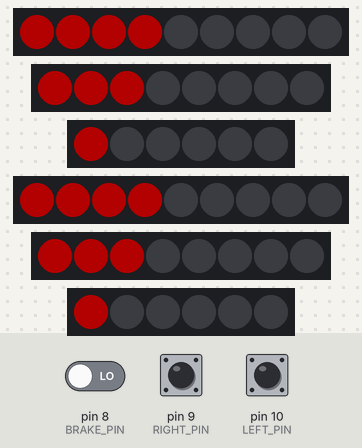
Simulated run of this sketch. Board: Arduino Uno, built with avr-gcc and run on an emulated ATmega328P. Shown: 2 × 9 RGB LEDs in strip order, left to right, 2 × 8 RGB LEDs in strip order, left to right, 2 × 6 RGB LEDs in strip order, left to right. The inputs (shaded band) are chosen by the test bench; at power-on: pin 9 (RIGHT_PIN) LOW, pin 8 (BRAKE_PIN) LOW, pin 10 (LEFT_PIN) LOW. Dim RGB values are drawn brighter than linear.

Above: at 5.5 s.
5.6 s: pin 9 (RIGHT_PIN) pulled HIGH for 0.15 s
At 6.23 s:
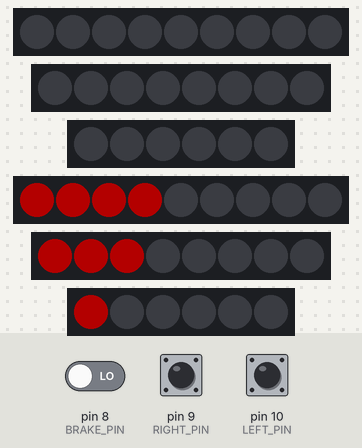
6.3 s: pin 8 (BRAKE_PIN) driven HIGH
At 7.4 s:
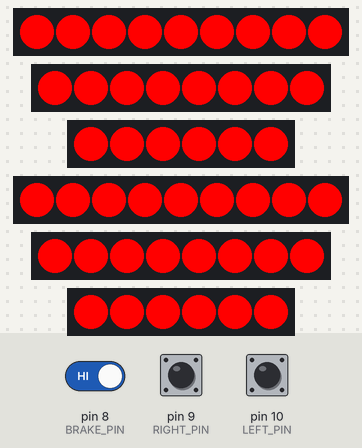
8.2 s: pin 10 (LEFT_PIN) pulled HIGH for 0.15 s
At 8.46 s:
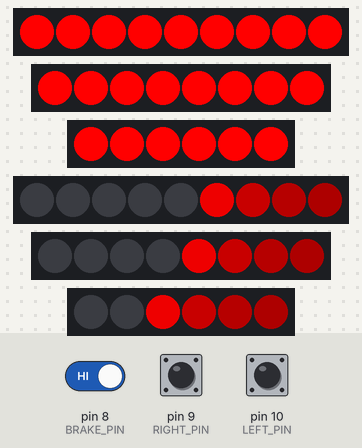
8.9 s: pin 9 (RIGHT_PIN) pulled HIGH for 1 s
At 10.3 s:
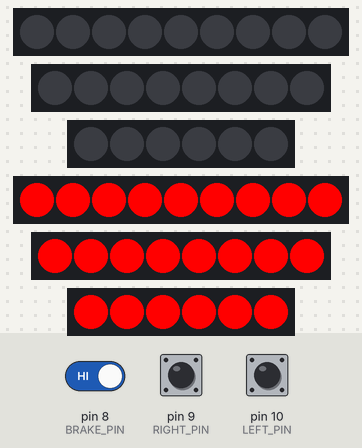
11.4 s: pin 9 (RIGHT_PIN) pulled HIGH for 0.15 s
At 11.58 s:
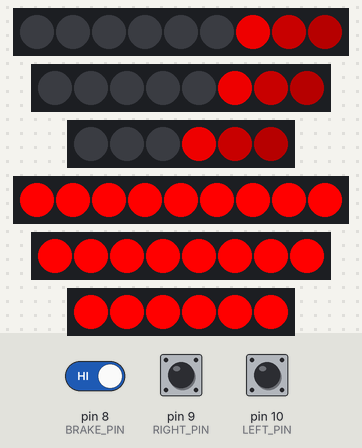
12.1 s: pin 10 (LEFT_PIN) pulled HIGH for 1 s
At 13.7 s:
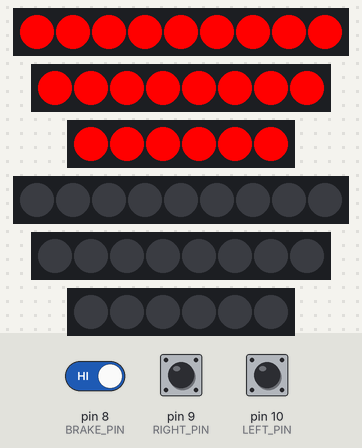
Timing chart, 0 to 15.6 s (numbered marks = the images above; inputs shaded):
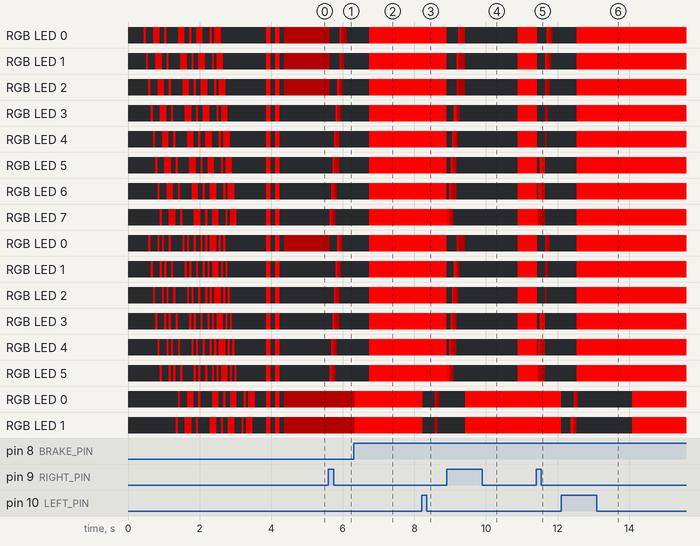

The sketch:

ledstrip_v2.ino
```cpp
#include <FastLED.h>

// =========================
// LED STRIP CONFIG
// =========================
#define LED_TYPE WS2812B
#define COLOR_ORDER GRB

// Right side strips
#define PIN_R9 2
#define PIN_R8 4
#define PIN_R6 6

// Left side strips
#define PIN_L9 3
#define PIN_L8 5
#define PIN_L6 7

// Inputs
#define BRAKE_PIN 8
#define RIGHT_PIN 9
#define LEFT_PIN 10

// Define LED strip lengths
#define LEN9 9
#define LEN8 8
#define LEN6 6

#define cometLength 4

// =========================
// BRIGHTNESS DEFINITION
// =========================
uint8_t RUN_BRIGHT   = 120;
uint8_t BRAKE_BRIGHT = 200;
uint8_t TURN_BRIGHT  = 200;

// =========================
// STRIPS DEFINITION
// =========================
CRGB r9[LEN9], r8[LEN8], r6[LEN6];
CRGB l9[LEN9], l8[LEN8], l6[LEN6];

// =========================
// INPUT FILTER
// =========================
struct Inp {
  uint8_t pin;
  bool state, last;
  unsigned long t;
};
//===================================
// SETTING INITIAL VALUES
//===================================
Inp brake = {BRAKE_PIN,false,false,0};
Inp leftI = {LEFT_PIN,false,false,0};
Inp rightI= {RIGHT_PIN,false,false,0};

const int debounceMs = 30;

// =========================
// TURN STATE
// =========================
unsigned long leftHold=0, rightHold=0;
unsigned long leftCycle=500, rightCycle=500;
unsigned long leftRise=0, rightRise=0;

bool prevL=false, prevR=false;

uint8_t leftStep=0, rightStep=0;
unsigned long lastAnim=0;

// =========================
// FONT (3x5 compressed)
// =========================
struct Ch { byte r[3]; };

Ch font(char c){
  switch(c){
    case 'F': return {{0b111,0b100,0b100}};
    case 'A': return {{0b010,0b111,0b101}};
    case 'T': return {{0b111,0b010,0b010}};
    case 'N': return {{0b101,0b111,0b101}};
    case 'I': return {{0b010,0b010,0b010}};
    case 'J': return {{0b001,0b001,0b111}};
    case ' ': return {{0,0,0}};
  }
  return {{0,0,0}};
}

// =========================================================================
// GENERIC INPUT DEBOUNCER (HANDLES MECHANIAL VIBRATION / SWITCH BOUNCE)
// =========================================================================
void updateInput(Inp &input) {
  // Read the raw electrical state of the physical pin
  bool rawReading = (digitalRead(input.pin) == HIGH);

  // If the physical pin changed state, reset the debounce timer
  if (rawReading != input.last) {
    input.t = millis();
  }

  // If the reading has been stable for longer than the debounce window
  if ((millis() - input.t) > debounceMs) {
    // Lock in the new verified state
    input.state = rawReading;
  }

  // Save the raw reading for the next processor loop comparison
  input.last = rawReading;
}

// =========================
// SETUP
// =========================
void setup(){
  pinMode(BRAKE_PIN,INPUT);
  pinMode(LEFT_PIN,INPUT);
  pinMode(RIGHT_PIN,INPUT);

  FastLED.addLeds<LED_TYPE,PIN_R9,COLOR_ORDER>(r9,LEN9);
  FastLED.addLeds<LED_TYPE,PIN_R8,COLOR_ORDER>(r8,LEN8);
  FastLED.addLeds<LED_TYPE,PIN_R6,COLOR_ORDER>(r6,LEN6);

  FastLED.addLeds<LED_TYPE,PIN_L9,COLOR_ORDER>(l9,LEN9);
  FastLED.addLeds<LED_TYPE,PIN_L8,COLOR_ORDER>(l8,LEN8);
  FastLED.addLeds<LED_TYPE,PIN_L6,COLOR_ORDER>(l6,LEN6);

  startupAnim();

  clearAll();
  FastLED.show();
}

// ===========================
// CLEAR ALL LEDs (set black)
// ===========================
void clearAll(){
  fill_solid(r9,LEN9,CRGB::Black);
  fill_solid(r8,LEN8,CRGB::Black);
  fill_solid(r6,LEN6,CRGB::Black);
  fill_solid(l9,LEN9,CRGB::Black);
  fill_solid(l8,LEN8,CRGB::Black);
  fill_solid(l6,LEN6,CRGB::Black);
}

// =========================
// TURN / BRAKE / RUN
// =========================

void comet(CRGB* s, int len, int pos){
  // i = 0 is the leading head, i = 1, 2, 3 are the trailing dim pixels
  for(int i = 0; i < cometLength; i++){

    // Core Math: Starts at the center line (len - 1) and counts outward as pos increases.
    // Adding '+ i' ensures the dim tail pixels trail behind toward the center line.
    int p = len - 1 - pos + i;

    // Strict boundary safety check
    if(p >= 0 && p < len) {
      // Set brightness of comet LEDs, as our comet has 4 LEDs
      // brightness is 200/(0+1) = 200, 200/(1+1) = 100, 200/(2+1) = 66 and 200/(3+1) = 50
      s[p] = CRGB(200 / (i + 1), 0 , 0);
    }
  }
}

// A 3x18 lookup table stored safely in Flash memory (PROGMEM)
// in stead of difficult calculations because of the numbering from right to left is up-down
// we handle the 6 led-strips as one 3x18 display and do a translation via this lookup table
// to see which led has to be activated. This is only for the startup animation.
const int8_t PROGMEM layoutMap[3][18] = {
  //  0   1   2   3   4   5   6   7   8  |  9  10  11  12  13  14  15  16  17   <- Virtual X
  {   0,  1,  2,  3,  4,  5,  6,  7,  8,    8,  7,  6,  5,  4,  3,  2,  1,  0 }, // Row 0 (Top)
  {  -1,  0,  1,  2,  3,  4,  5,  6,  7,    7,  6,  5,  4,  3,  2,  1,  0, -1 }, // Row 1 (Mid)
  {  -1, -1, -1,  0,  1,  2,  3,  4,  5,    5,  4,  3,  2,  1,  0, -1, -1, -1 }  // Row 2 (Bot)
};

// =========================================================================
// UNIFIED GRAPHICS MAPPING ENGINE (MANAGES HARDWARE LAYOUT)
// =========================================================================
void setMatrixPixel(int x, int row, CRGB color) {
  // Safety boundary check, if any x or row value is bigger than what we have --> stop executing
  if (x < 0 || x > 17 || row < 0 || row > 2) return;

  // Read the physical index from the flash memory table
  int8_t physicalIdx = pgm_read_byte(&(layoutMap[row][x]));

  // If it's a phantom/empty slot (-1), discard it immediately!
  if (physicalIdx == -1) return;

  // Send the color to the correct strip array based on left/right hemisphere
  if (x <= 8) {
    if (row == 0)      l9[physicalIdx] = color;
    else if (row == 1) l8[physicalIdx] = color;
    else if (row == 2) l6[physicalIdx] = color;
  }
  else {
    if (row == 0)      r9[physicalIdx] = color;
    else if (row == 1) r8[physicalIdx] = color;
    else if (row == 2) r6[physicalIdx] = color;
  }
}

// =========================================================================
// STARTUP ANIMATION (ANIMATED TEXT)
// =========================================================================
void startupAnim(){
  const char* msg = " FAT NINJA ";
  int len = strlen(msg);

  // We have 3 spaces in the message. If each space shrinks by 1 step,
  // the total width of the text shrinks by 3 steps.
  int totalTextWidth = (len * 4) - 3;

  for(int scan = 20; scan > -totalTextWidth; scan--){
    clearAll();

    int spacesEncountered = 0;

    for(int i = 0; i < len; i++){
      // Count how many spaces have passed so we can shift subsequent letters left
      if (msg[i] == ' ') {
        spacesEncountered++;
      }

      Ch c = font(msg[i]);

      for(int col = 0; col < 3; col++){
        // Core Math: Every space character shrinks its slot by 1 pixel step
        int x = scan + (i * 4) - spacesEncountered + col;

        for(int row = 0; row < 3; row++){
          if(c.r[row] & (1 << (2 - col))){
            setMatrixPixel(x, row, CRGB(180, 0, 0));
          }
        }
      }
    }

    FastLED.show();
    // as it is the startup animation we can use a delay to 'slow' down the scroll
    // we have 9 characters including 1 space and one empty space between characters
    // so in total 9 x 4 steps = 36 steps to display the text. We only have 18 LEDs
    // Text will fill the display in 18 steps and the last character will clear after
    // and addtional 36 steps (text length), in total 54 steps. As shown below delay is 60ms
    // thus the scrolling text will be finished after 54 x 60 = 3240msec.
    // With the additional brake flashes the whole startup lasts under 3.5 sec.
    delay(60);
  }

  // Ignition flashes rewritten to use the discrete hardware strips
  for(int i = 0; i < 2; i++){
    fill_solid(r9, LEN9, CRGB(255,0,0));
    fill_solid(r8, LEN8, CRGB(255,0,0));
    fill_solid(r6, LEN6, CRGB(255,0,0));
    fill_solid(l9, LEN9, CRGB(255,0,0));
    fill_solid(l8, LEN8, CRGB(255,0,0));
    fill_solid(l6, LEN6, CRGB(255,0,0));
    FastLED.show();
    delay(120);

    clearAll();
    FastLED.show();
    delay(120);
  }
}

// =========================
// LOOP
// =========================
void loop() {
  // REFRESH DEBOUNCED INPUT STRUCTURES
  updateInput(brake);
  updateInput(leftI);
  updateInput(rightI);

  unsigned long now = millis();

  // Track the physical pulses for coincidence hazard detection
  static unsigned long lastLeftRiseTime = 0;
  static unsigned long lastRightRiseTime = 0;

  // ====================================================================================
  // INVERTED PHASE EDGE DETECTION & STATE LATCHING, TO GET LEDs COMET IN SYNC WITH BIKE
  // ====================================================================================
  static bool leftLatch = false;
  static bool rightLatch = false;

  // LEFT SIDE: Reset to 0 on the FALLING edge (wire drops low) to fix phase offset
  if (!leftI.state && leftI.last) {
    lastLeftRiseTime = now;
    leftStep = 0; // Force sync to match the physical bulb rhythm
  }
  if (leftI.state) {
    leftLatch = true;
    leftHold = now + 950; // Keeps running through the dark cycle smoothly
  }
  if (now > leftHold) {
    leftLatch = false;
  }

  // RIGHT SIDE: Reset to 0 on the FALLING edge (wire drops low) to fix phase offset
  if (!rightI.state && rightI.last) {
    lastRightRiseTime = now;
    rightStep = 0; // Force sync to match the physical bulb rhythm
  }
  if (rightI.state) {
    rightLatch = true;
    rightHold = now + 950;
  }
  if (now > rightHold) {
    rightLatch = false;
  }

  // Evaluate Hazard state based on the calculated timestamps
  bool isHazard = false;
  if ((now - lastLeftRiseTime < 850) && (now - lastRightRiseTime < 850)) {
    isHazard = true;
  }

  // =========================================================================
  // MASTER SAFETY INTERLOCK (TOTAL BRAKE LOCKOUT)
  // =========================================================================
  bool leftSideShouldBrake  = brake.state;
  bool rightSideShouldBrake = brake.state;

  if (isHazard) {
    leftSideShouldBrake  = false;
    rightSideShouldBrake = false;
  } else {
    if (leftLatch)  leftSideShouldBrake  = false; // Left signaling? Strip brake input.
    if (rightLatch) rightSideShouldBrake = false; // Right signaling? Strip brake input.
  }

  // =========================================================================
  // RENDERING ENGINE
  // =========================================================================
  clearAll(); // Wipe canvas clean before mapping this frame

  // -------------------------------------------------------------------------
  // LEFT SIDE TAILLIGHT
  // -------------------------------------------------------------------------
  if (isHazard || leftLatch) {
    if (leftSideShouldBrake) {
      fill_solid(l9, LEN9, CRGB(255, 0, 0));
      fill_solid(l8, LEN8, CRGB(255, 0, 0));
      fill_solid(l6, LEN6, CRGB(255, 0, 0));
    }
    comet(l9, LEN9, leftStep);
    comet(l8, LEN8, leftStep);
    comet(l6, LEN6, leftStep);
  }
  else if (leftSideShouldBrake) {
    fill_solid(l9, LEN9, CRGB(255, 0, 0));
    fill_solid(l8, LEN8, CRGB(255, 0, 0));
    fill_solid(l6, LEN6, CRGB(255, 0, 0));
  }
  else {
    // Cruising state -> Outer contour accents only
    for(int i = 0; i < 4; i++) l9[i] = CRGB(60, 0, 0);
    for(int i = 0; i < 3; i++) l8[i] = CRGB(60, 0, 0);
    l6[0] = CRGB(60, 0, 0);
  }

  // -------------------------------------------------------------------------
  // RIGHT SIDE TAILLIGHT
  // -------------------------------------------------------------------------
  if (isHazard || rightLatch) {
    if (rightSideShouldBrake) {
      fill_solid(r9, LEN9, CRGB(255, 0, 0));
      fill_solid(r8, LEN8, CRGB(255, 0, 0));
      fill_solid(r6, LEN6, CRGB(255, 0, 0));
    }
    comet(r9, LEN9, rightStep);
    comet(r8, LEN8, rightStep);
    comet(r6, LEN6, rightStep);
  }
  else if (rightSideShouldBrake) {
    fill_solid(r9, LEN9, CRGB(255, 0, 0));
    fill_solid(r8, LEN8, CRGB(255, 0, 0));
    fill_solid(r6, LEN6, CRGB(255, 0, 0));
  }
  else {
    for(int i = 0; i < 4; i++) r9[i] = CRGB(60, 0, 0);
    for(int i = 0; i < 3; i++) r8[i] = CRGB(60, 0, 0);
    r6[0] = CRGB(60, 0, 0);
  }

  // =========================================================================
  // ANIMATION TIMING ENGINE
  // =========================================================================
  static unsigned long lastStepTime = 0;

  int maxSteps = 8 + cometLength;

  // Tweak the 40ms frame delay lower if you want a faster, snappier sweep
  if (now - lastStepTime >= 40) {
    lastStepTime = now;

    if (leftLatch || isHazard) {
      if (leftStep < maxSteps) leftStep++;
    } else {
      leftStep = 0;
    }

    if (rightLatch || isHazard) {
      if (rightStep < maxSteps) rightStep++;
    } else {
      rightStep = 0;
    }
  }

  // TRANSMIT DATA GENERATION OUT TO THE PHYSICAL STRIPS
  FastLED.show();
}
```

Measured:
- after the input at 5.6 s, RGB LED 3: off → RGB(200, 0, 0) after 0.20 s, → RGB(100, 0, 0) 0.04 s later, → RGB(50, 0, 0) 0.08 s later, → off 0.04 s later; RGB LED 4: off → RGB(200, 0, 0) after 0.16 s, → RGB(100, 0, 0) 0.04 s later, → RGB(66, 0, 0) 0.04 s later, → off 0.08 s later
- after the input at 6.3 s, the LEDs: first change at once (image 2 shows a later state)
- after the input at 8.2 s, RGB LED 1: RGB(255, 0, 0) → off at once, → RGB(66, 0, 0) 0.33 s later, → RGB(50, 0, 0) 0.04 s later, → off 0.04 s later; RGB LED 2: RGB(255, 0, 0) → off at once, → RGB(50, 0, 0) 0.33 s later, → off 0.04 s later
- after the input at 8.9 s, the LEDs: first change at once (image 4 shows a later state)
- after the input at 11.4 s, RGB LED 3: RGB(255, 0, 0) → off at once, → RGB(66, 0, 0) 0.23 s later, → RGB(50, 0, 0) 0.04 s later, → off 0.04 s later; RGB LED 4: RGB(255, 0, 0) → off at once, → RGB(50, 0, 0) 0.23 s later, → off 0.04 s later
- after the input at 12.1 s, the LEDs: first change at once (image 6 shows a later state)
